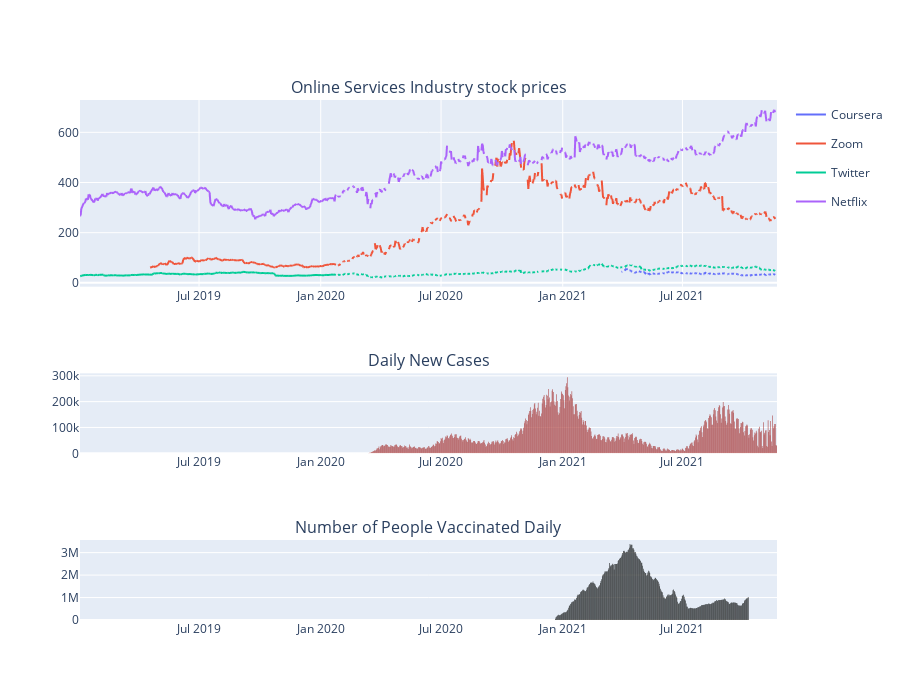

This figure's notebook cell:
### Markdown cell above
### Online Services Industry

### Code cell
industry = 'Online Services'

fig = make_subplots(rows=3, cols=1, subplot_titles=(industry + ' Industry stock prices',  'Daily New Cases', 'Number of People Vaccinated Daily'), row_width=[0.3, 0.3, 0.7])

df_required = merged_data[['Date'] + dict_industry_to_stock[industry]]
df_temp = pd.melt(df_required, id_vars=['Date'], value_vars=dict_industry_to_stock[industry]).rename(columns={"variable": "Company", "value": "Stock Price"}).replace({"Company": dict_stock_to_company})

fig1 = px.line(df_temp, x="Date", y="Stock Price", color='Company', title="Stock price for " + str(industry) +  ' industry ')
fig2 = px.bar(merged_data, x="Date", y="Daily New Cases")
fig2.update_traces(marker_color="brown", marker_line_width = 0.05)
fig3 = px.bar(merged_data, x="Date", y='Number of People Vaccinated Daily')
fig3.update_traces(marker_color="black", marker_line_width = 0.05)

for tmp in fig1.data:
    fig.append_trace(tmp, row=1, col=1)
fig.append_trace(fig2.data[0], row=2, col=1)
fig.append_trace(fig3.data[0], row=3, col=1)


fig.update_layout(height=700, width=900)
fig.show()

### Figure 1 — Plotly figure (JSON) as saved in the notebook; plotly's stock layout.template omitted (floating-point values rounded to 4 significant figures; data arrays with more than 128 entries replaced by an {"elided": "..."} marker saying what was removed)
{"data": [{"hovertemplate": "Company=Coursera<br>Date=%{x}<br>Stock Price=%{y}<extra></extra>", "legendgroup": "Coursera", "line": {"color": "#636efa", "dash": "solid"}, "marker": {"symbol": "circle"}, "mode": "lines", "name": "Coursera", "showlegend": true, "type": "scattergl", "x": {"elided": "935 str values"}, "xaxis": "x", "y": {"elided": "935 float values"}, "yaxis": "y"}, {"hovertemplate": "Company=Zoom<br>Date=%{x}<br>Stock Price=%{y}<extra></extra>", "legendgroup": "Zoom", "line": {"color": "#EF553B", "dash": "solid"}, "marker": {"symbol": "circle"}, "mode": "lines", "name": "Zoom", "showlegend": true, "type": "scattergl", "x": {"elided": "935 str values"}, "xaxis": "x", "y": {"elided": "935 float values"}, "yaxis": "y"}, {"hovertemplate": "Company=Twitter<br>Date=%{x}<br>Stock Price=%{y}<extra></extra>", "legendgroup": "Twitter", "line": {"color": "#00cc96", "dash": "solid"}, "marker": {"symbol": "circle"}, "mode": "lines", "name": "Twitter", "showlegend": true, "type": "scattergl", "x": {"elided": "935 str values"}, "xaxis": "x", "y": {"elided": "935 float values"}, "yaxis": "y"}, {"hovertemplate": "Company=Netflix<br>Date=%{x}<br>Stock Price=%{y}<extra></extra>", "legendgroup": "Netflix", "line": {"color": "#ab63fa", "dash": "solid"}, "marker": {"symbol": "circle"}, "mode": "lines", "name": "Netflix", "showlegend": true, "type": "scattergl", "x": {"elided": "935 str values"}, "xaxis": "x", "y": {"elided": "935 float values"}, "yaxis": "y"}, {"alignmentgroup": "True", "hovertemplate": "Date=%{x}<br>Daily New Cases=%{y}<extra></extra>", "legendgroup": "", "marker": {"color": "brown", "line": {"width": 0.05}, "pattern": {"shape": ""}}, "name": "", "offsetgroup": "", "orientation": "v", "showlegend": false, "textposition": "auto", "type": "bar", "x": {"elided": "935 str values"}, "xaxis": "x2", "y": {"elided": "935 int values"}, "yaxis": "y2"}, {"alignmentgroup": "True", "hovertemplate": "Date=%{x}<br>Number of People Vaccinated Daily=%{y}<extra></extra>", "legendgroup": "", "marker": {"color": "black", "line": {"width": 0.05}, "pattern": {"shape": ""}}, "name": "", "offsetgroup": "", "orientation": "v", "showlegend": false, "textposition": "auto", "type": "bar", "x": {"elided": "935 str values"}, "xaxis": "x3", "y": {"elided": "935 int values"}, "yaxis": "y3"}], "layout": {"annotations": [{"font": {"size": 16}, "showarrow": false, "text": "Online Services Industry stock prices", "x": 0.5, "xanchor": "center", "xref": "paper", "y": 1.0, "yanchor": "bottom", "yref": "paper"}, {"font": {"size": 16}, "showarrow": false, "text": "Daily New Cases", "x": 0.5, "xanchor": "center", "xref": "paper", "y": 0.4744, "yanchor": "bottom", "yref": "paper"}, {"font": {"size": 16}, "showarrow": false, "text": "Number of People Vaccinated Daily", "x": 0.5, "xanchor": "center", "xref": "paper", "y": 0.1538, "yanchor": "bottom", "yref": "paper"}], "height": 700, "width": 900, "xaxis": {"anchor": "y", "domain": [0, 1]}, "xaxis2": {"anchor": "y2", "domain": [0, 1]}, "xaxis3": {"anchor": "y3", "domain": [0, 1]}, "yaxis": {"anchor": "x", "domain": [0.641, 1]}, "yaxis2": {"anchor": "x2", "domain": [0.3205, 0.4744]}, "yaxis3": {"anchor": "x3", "domain": [0, 0.1538]}}}
